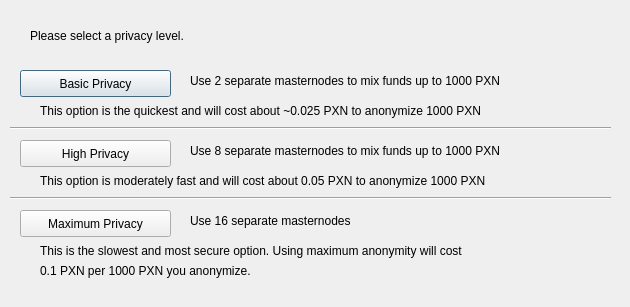
<?xml version="1.0" encoding="UTF-8"?>
<ui version="4.0">
 <class>DarksendConfig</class>
 <widget class="QDialog" name="DarksendConfig">
  <property name="geometry">
   <rect>
    <x>0</x>
    <y>0</y>
    <width>630</width>
    <height>307</height>
   </rect>
  </property>
  <property name="windowTitle">
   <string>Configure PrivateSend</string>
  </property>
  <widget class="QPushButton" name="buttonBasic">
   <property name="geometry">
    <rect>
     <x>20</x>
     <y>70</y>
     <width>151</width>
     <height>27</height>
    </rect>
   </property>
   <property name="text">
    <string>Basic Privacy</string>
   </property>
  </widget>
  <widget class="QPushButton" name="buttonHigh">
   <property name="geometry">
    <rect>
     <x>20</x>
     <y>140</y>
     <width>151</width>
     <height>27</height>
    </rect>
   </property>
   <property name="text">
    <string>High Privacy</string>
   </property>
  </widget>
  <widget class="QPushButton" name="buttonMax">
   <property name="geometry">
    <rect>
     <x>20</x>
     <y>210</y>
     <width>151</width>
     <height>27</height>
    </rect>
   </property>
   <property name="text">
    <string>Maximum Privacy</string>
   </property>
  </widget>
  <widget class="QLabel" name="label">
   <property name="geometry">
    <rect>
     <x>30</x>
     <y>20</y>
     <width>571</width>
     <height>31</height>
    </rect>
   </property>
   <property name="text">
    <string>Please select a privacy level.</string>
   </property>
  </widget>
  <widget class="QLabel" name="label_2">
   <property name="geometry">
    <rect>
     <x>190</x>
     <y>70</y>
     <width>421</width>
     <height>21</height>
    </rect>
   </property>
   <property name="text">
    <string>Use 2 separate masternodes to mix funds up to 1000 PXN</string>
   </property>
  </widget>
  <widget class="QLabel" name="label_3">
   <property name="geometry">
    <rect>
     <x>190</x>
     <y>140</y>
     <width>411</width>
     <height>21</height>
    </rect>
   </property>
   <property name="text">
    <string>Use 8 separate masternodes to mix funds up to 1000 PXN</string>
   </property>
  </widget>
  <widget class="QLabel" name="label_4">
   <property name="geometry">
    <rect>
     <x>190</x>
     <y>210</y>
     <width>421</width>
     <height>21</height>
    </rect>
   </property>
   <property name="text">
    <string>Use 16 separate masternodes</string>
   </property>
  </widget>
  <widget class="QLabel" name="label_6">
   <property name="geometry">
    <rect>
     <x>40</x>
     <y>100</y>
     <width>561</width>
     <height>21</height>
    </rect>
   </property>
   <property name="text">
    <string>This option is the quickest and will cost about ~0.025 PXN to anonymize 1000 PXN</string>
   </property>
  </widget>
  <widget class="QLabel" name="label_7">
   <property name="geometry">
    <rect>
     <x>40</x>
     <y>170</y>
     <width>561</width>
     <height>21</height>
    </rect>
   </property>
   <property name="text">
    <string>This option is moderately fast and will cost about 0.05 PXN to anonymize 1000 PXN</string>
   </property>
  </widget>
  <widget class="QLabel" name="label_8">
   <property name="geometry">
    <rect>
     <x>40</x>
     <y>240</y>
     <width>561</width>
     <height>21</height>
    </rect>
   </property>
   <property name="text">
    <string>This is the slowest and most secure option. Using maximum anonymity will cost</string>
   </property>
  </widget>
  <widget class="QLabel" name="label_9">
   <property name="geometry">
    <rect>
     <x>40</x>
     <y>260</y>
     <width>561</width>
     <height>21</height>
    </rect>
   </property>
   <property name="text">
    <string>0.1 PXN per 1000 PXN you anonymize.</string>
   </property>
  </widget>
  <widget class="Line" name="line">
   <property name="geometry">
    <rect>
     <x>10</x>
     <y>120</y>
     <width>601</width>
     <height>16</height>
    </rect>
   </property>
   <property name="orientation">
    <enum>Qt::Horizontal</enum>
   </property>
  </widget>
  <widget class="Line" name="line_2">
   <property name="geometry">
    <rect>
     <x>10</x>
     <y>190</y>
     <width>601</width>
     <height>16</height>
    </rect>
   </property>
   <property name="orientation">
    <enum>Qt::Horizontal</enum>
   </property>
  </widget>
 </widget>
 <resources/>
 <connections/>
</ui>
